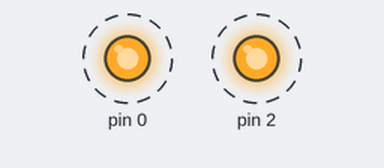
Simulated run of this sketch. Board: Arduino Uno, built with avr-gcc and run on an emulated ATmega328P. Parts: output pins drawn as LEDs (lit = HIGH). Dashed ring = blinking.

Above: at 0.5 s.
Timing chart, 0 to 3.5 s (numbered marks = the images above):
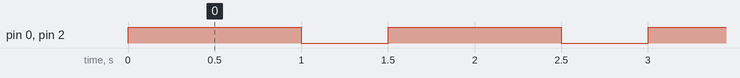

The sketch:

blink2leds.ino
```cpp
void setup() {
  // initialize digital pin LED_BUILTIN as an output.
  pinMode(2, OUTPUT);
  pinMode(0, OUTPUT);
}

// the loop function runs over and over again forever
void loop() {
  digitalWrite(2, HIGH);  // change state of the LED by setting the pin to the HIGH voltage level
  digitalWrite(0, HIGH);  // change state of the LED by setting the pin to the HIGH voltage level
  delay(1000);                      // wait for a second
  digitalWrite(2, LOW);   // change state of the LED by setting the pin to the LOW voltage level
  digitalWrite(0, LOW);   // change state of the LED by setting the pin to the LOW voltage level
  delay(500);                      // wait for a second
}
```

Measured:
- by itself, pin 0, pin 2: alternates HIGH for 1.0 s and LOW for 0.50 s
